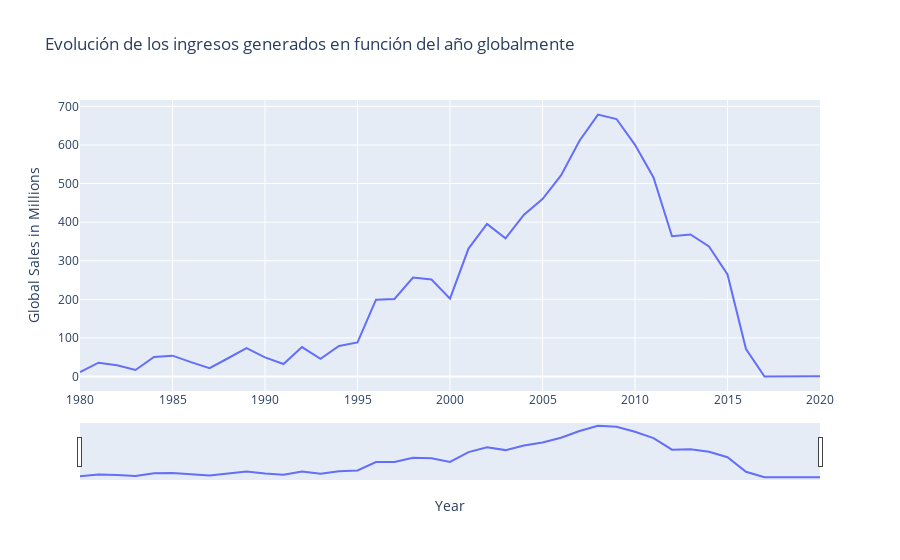

Write notebook code for a chart like this one.
### Markdown cell above
Gráfico que muestra la evolución de las ventas de manera global anualmente.

Se pueden seleccionar los años que se quieren ver mediante el slider.

### Code cell
import plotly.express as px
from IPython.display import HTML

fig = px.line(dfSalesByYear, x=dfSalesByYear['Year'],y=dfSalesByYear['Global Sales in Millions'], title='Evolución de los ingresos generados en función del año globalmente')
fig.update_xaxes(rangeslider_visible=True)

### Figure 1 — Plotly figure (JSON) as saved in the notebook; plotly's stock layout.template omitted (floating-point values rounded to 4 significant figures)
{"data": [{"hovertemplate": "Year=%{x}<br>Global Sales in Millions=%{y}<extra></extra>", "legendgroup": "", "line": {"color": "#636efa", "dash": "solid"}, "marker": {"symbol": "circle"}, "mode": "lines", "name": "", "orientation": "v", "showlegend": false, "type": "scatter", "x": [1980, 1981, 1982, 1983, 1984, 1985, 1986, 1987, 1988, 1989, 1990, 1991, 1992, 1993, 1994, 1995, 1996, 1997, 1998, 1999, 2000, 2001, 2002, 2003, 2004, 2005, 2006, 2007, 2008, 2009, 2010, 2011, 2012, 2013, 2014, 2015, 2016, 2017, 2020], "xaxis": "x", "y": [11.38, 35.77, 28.86, 16.79, 50.36, 53.94, 37.07, 21.74, 47.22, 73.45, 49.39, 32.23, 76.16, 45.98, 79.17, 88.11, 199.1, 201.0, 256.5, 251.3, 201.6, 331.5, 395.5, 357.8, 419.3, 459.9, 521.0, 611.1, 678.9, 667.3, 600.4, 516.0, 363.5, 368.1, 337.0, 264.4, 70.93, 0.05, 0.29], "yaxis": "y"}], "layout": {"legend": {"tracegroupgap": 0}, "title": {"text": "Evolución de los ingresos generados en función del año globalmente"}, "xaxis": {"anchor": "y", "domain": [0, 1], "rangeslider": {"visible": true}, "title": {"text": "Year"}}, "yaxis": {"anchor": "x", "domain": [0, 1], "title": {"text": "Global Sales in Millions"}}}}
